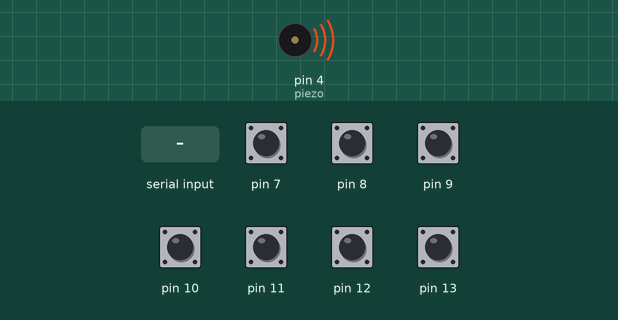
Recording of a sketch running on a simulated Arduino Uno, built with avr-gcc and run on an emulated ATmega328P. On the bench: buzzer (waves = sounding). The test bench sets the inputs (shaded band); at power-on: pin 7–13 HIGH. What the sketch prints to the serial monitor is not drawn.

Above: at 1.2 s.
1.3 s: "S" received over the second serial link
2.8 s: "E" received over the second serial link
4.3 s: "1" received over the second serial link
Timing chart, 0 to 7.3 s (numbered marks = the images above; inputs shaded):
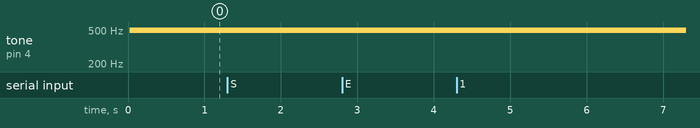

The sketch:

Touch_Based_Piano.ino
```cpp
#include <CapacitiveSensor.h>
#include <SoftwareSerial.h>

CapacitiveSensor cs_A0_13 = CapacitiveSensor(A0,13); //A0:송신핀, 13:수신핀
CapacitiveSensor cs_A1_12 = CapacitiveSensor(A1,12);
CapacitiveSensor cs_A2_11 = CapacitiveSensor(A2,11);
CapacitiveSensor cs_A3_10 = CapacitiveSensor(A3,10);
CapacitiveSensor cs_A4_9 = CapacitiveSensor(A4,9);
CapacitiveSensor cs_A5_8 = CapacitiveSensor(A5,8);
CapacitiveSensor cs_6_7 = CapacitiveSensor(6,7); //6:송신핀 7:수신핀

SoftwareSerial BTSerial(2,3);   //Tx:2 Rx:3

int piezo = 4;
int tones[] = {261, 294, 330, 349, 392, 440, 494};

unsigned long startTime = 0;
unsigned long endTime = 0;
unsigned long recordStartTime = 0;
String record = "";
bool isRecord = false;

void setup()
{
  Serial.begin(9600);
  BTSerial.begin(9600);
  pinMode(piezo, OUTPUT);
}
void loop()
{
  long SEN1 = cs_6_7.capacitiveSensorRaw(30);
  long SEN2 = cs_A5_8.capacitiveSensorRaw(30);
  long SEN3 = cs_A4_9.capacitiveSensorRaw(30);
  long SEN4 = cs_A3_10.capacitiveSensorRaw(30);
  long SEN5 = cs_A2_11.capacitiveSensorRaw(30);
  long SEN6 = cs_A1_12.capacitiveSensorRaw(30);
  long SEN7 = cs_A0_13.capacitiveSensorRaw(30);

  /*
  Serial.print(SEN1);
  Serial.print(" ");
  Serial.print(SEN2);
  Serial.print(" ");
  Serial.print(SEN3);
  Serial.print(" ");
  Serial.print(SEN4);
  Serial.print(" ");
  Serial.print(SEN5);
  Serial.print(" ");
  Serial.print(SEN6);
  Serial.print(" ");
  Serial.println(SEN7);
  */

  // 건반 터치시 작동
  if(SEN1 > 10) {
    tone(piezo, tones[0]);
    if(isRecord == true && startTime == 0) {
      record += "Do";
      startTime = millis() - recordStartTime;
    }
  }
  if(SEN2 > 10) {
    tone(piezo, tones[1]);
    if(isRecord == true && startTime == 0) {
      record += "Le";
      startTime = millis() - recordStartTime;
    }
  }
  if(SEN3 > 10) {
    tone(piezo, tones[2]);
    if(isRecord == true && startTime == 0) {
      record += "Mi";
      startTime = millis() - recordStartTime;
    }
  }
  if(SEN4 > 10) {
    tone(piezo, tones[3]);
    if(isRecord == true && startTime == 0) {
      record += "Pa";
      startTime = millis() - recordStartTime;
    }
  }
  if(SEN5 > 10) {
    tone(piezo, tones[4]);
    if(isRecord == true && startTime == 0) {
      record += "Sol";
      startTime = millis() - recordStartTime;
    }
  }
  if(SEN6 > 10) {
    tone(piezo, tones[5]);
    if(isRecord == true && startTime == 0) {
      record += "La";
      startTime = millis() - recordStartTime;
    }
  }
  if(SEN7 > 10) {
    tone(piezo, tones[6]);
    if(isRecord == true && startTime == 0) {
      record += "Si";
      startTime = millis() - recordStartTime;
    }
  }

  // 모든 건반에서 손을 뗐을 때 noTone() 수행
  if(SEN1==0 && SEN2==0 && SEN3==0 && SEN4==0 && SEN5==0 && SEN6==0 && SEN7==0) {
    noTone(piezo);
    if(startTime != 0) {
      endTime = millis() - recordStartTime;
      record = record + ':' + startTime + '~' + endTime + ',';
      startTime = 0;
    }
  }

  // 블루투스 통신이 작동할 때 수행. = 어플에서 버튼을 눌렀을 때
  if (BTSerial.available()){
    char BTdata = BTSerial.read();
    Serial.println(BTdata); // 받은 문자 출력
    BTSerial.print(BTdata); // 받은 문자 그대로 전송

    // 녹음 시작(Start) 및 종료(End)
    if(BTdata == 'S') {
      recordStartTime = millis();
      isRecord = true;
    }
    else if(BTdata == 'E') {
      Serial.println(record); // record 출력
      BTSerial.print(record); // record 기록을 전송
      record = ""; //record 기록 초기화
      isRecord = false;
    }
  }
}
```
